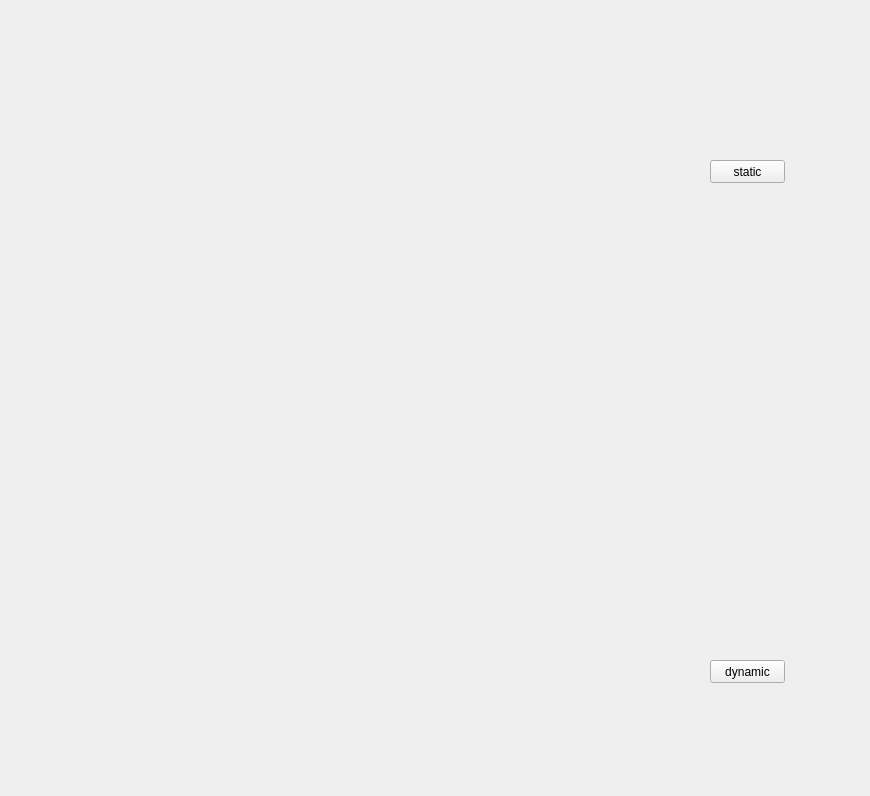
<?xml version="1.0" encoding="UTF-8"?>
<ui version="4.0">
 <class>Form</class>
 <widget class="QWidget" name="Form">
  <property name="geometry">
   <rect>
    <x>0</x>
    <y>0</y>
    <width>870</width>
    <height>796</height>
   </rect>
  </property>
  <property name="windowTitle">
   <string>Form</string>
  </property>
  <widget class="QPushButton" name="pbtn_static">
   <property name="geometry">
    <rect>
     <x>710</x>
     <y>160</y>
     <width>75</width>
     <height>23</height>
    </rect>
   </property>
   <property name="text">
    <string>static</string>
   </property>
  </widget>
  <widget class="QPushButton" name="pbtn_dynamic">
   <property name="geometry">
    <rect>
     <x>710</x>
     <y>660</y>
     <width>75</width>
     <height>23</height>
    </rect>
   </property>
   <property name="text">
    <string>dynamic</string>
   </property>
  </widget>
  <widget class="MatplotlibWidget" name="widget" native="true">
   <property name="geometry">
    <rect>
     <x>90</x>
     <y>80</y>
     <width>491</width>
     <height>291</height>
    </rect>
   </property>
  </widget>
  <widget class="MatplotlibWidget" name="widget_2" native="true">
   <property name="geometry">
    <rect>
     <x>50</x>
     <y>470</y>
     <width>471</width>
     <height>291</height>
    </rect>
   </property>
  </widget>
 </widget>
 <customwidgets>
  <customwidget>
   <class>MatplotlibWidget</class>
   <extends>QWidget</extends>
   <header location="global">MatplotlibWidget</header>
   <container>1</container>
  </customwidget>
 </customwidgets>
 <resources/>
 <connections/>
</ui>
